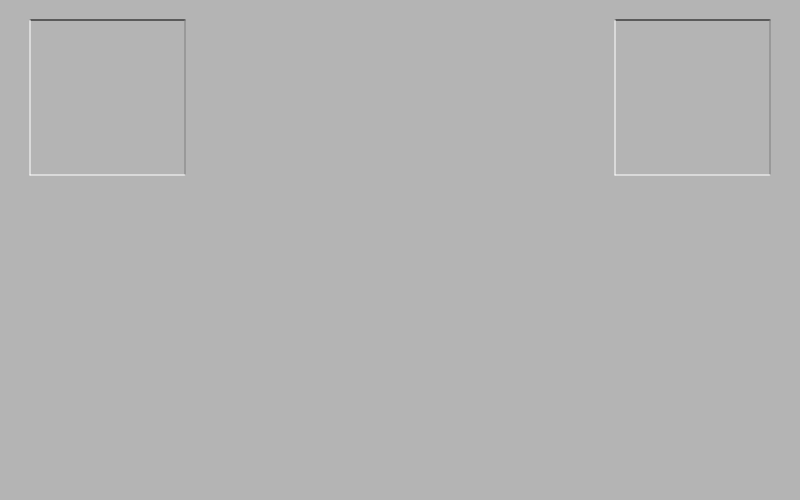
Frame 1 (no input)
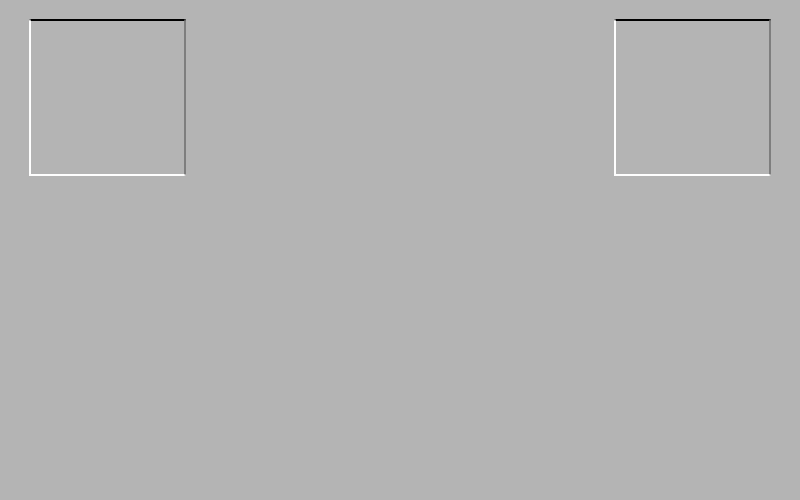
Frame 60 (no input)
Frame 120 (the mouse pressed at the canvas centre since frame 60): identical to frame 60, image omitted

The p5.js sketch that drew these frames (run headless with seeded random() and noise() and a simulated clock; from frame 60 on, the mouse is pressed at the canvas centre):

// p5.js sketch
// ── sketch.js
function setup() {
  createCanvas(800, 500);
  background(180);

}

function draw() {
  //line(30,20,185,185);
  stroke(0);
  line(30,20,185,20);
  stroke(126);
  line(185,20,185,175);
  stroke(255);
  line(185,175,30,175);
  line(30,175,30,20);
  //derecho
  stroke(0);
  line(615,20,770,20);
  stroke(126);
  line(770,20,770,175);
  stroke(255);
  line(770,175,615,175);
  line(615,175,615,20);
  
}
